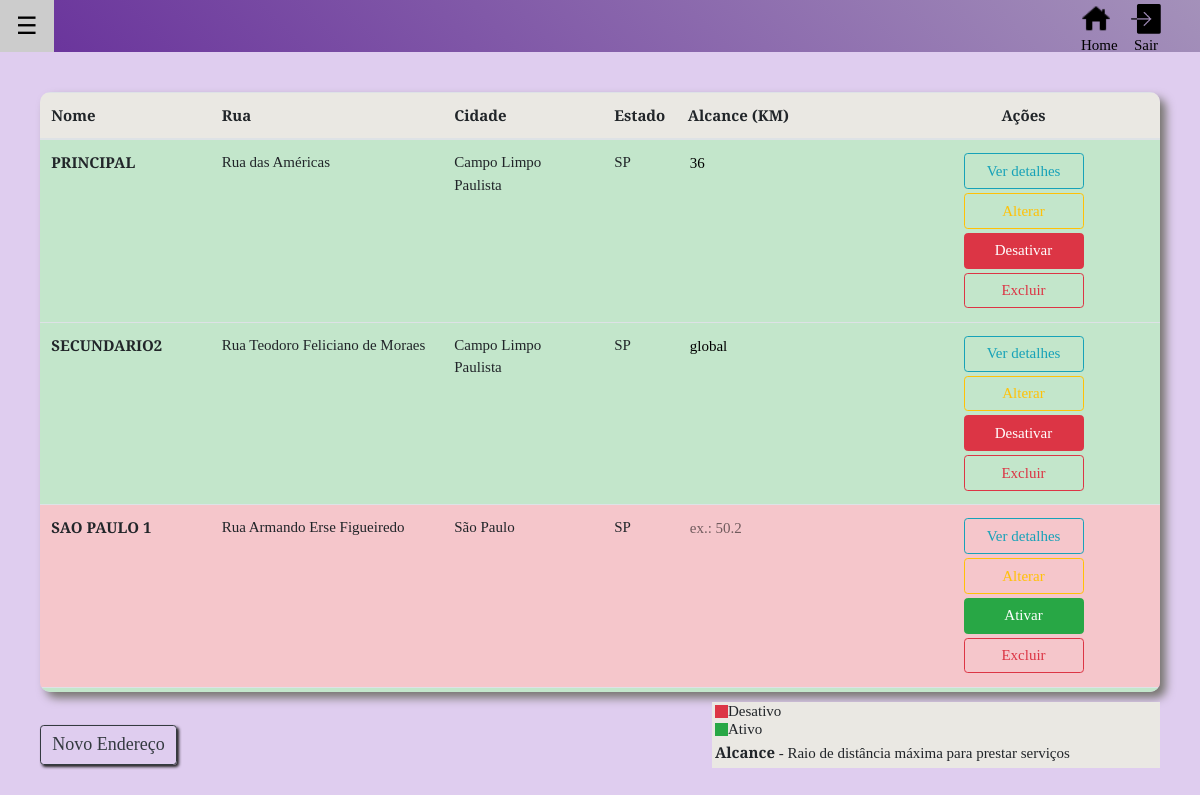
Before: /empresario (signed in) with the older database file.
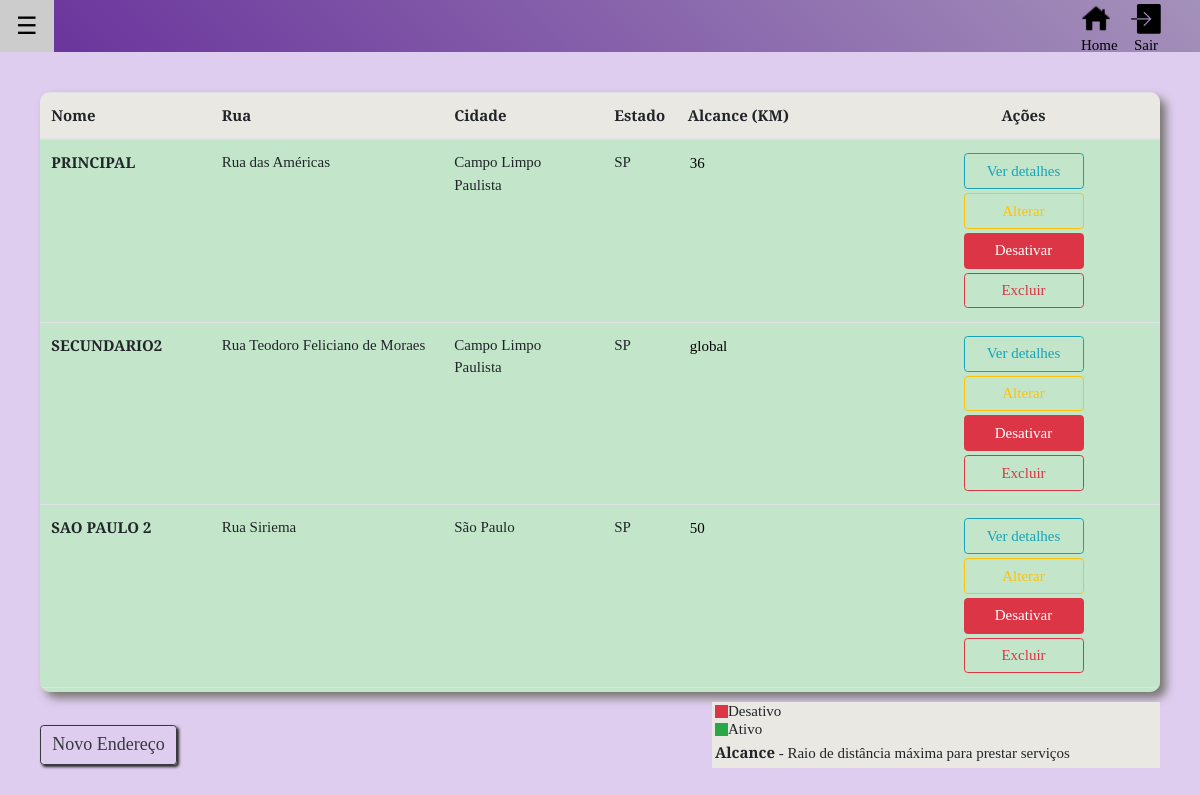
After: the same page with the newer database file.
### tables this page shows
CREATE TABLE `tbl_endereco` (
  `id_end` int(11) NOT NULL,
  `user_id` int(11) NOT NULL,
  `cep` varchar(50) NOT NULL,
  `rua` varchar(220) NOT NULL,
  `estado` varchar(20) NOT NULL,
  `cidade` varchar(220) NOT NULL,
  `numero` varchar(220) NOT NULL,
  `nome` varchar(220) NOT NULL,
  `active` varchar(20) DEFAULT NULL,
  `lat` varchar(50) DEFAULT NULL,
  `lon` varchar(50) DEFAULT NULL,
  `raio` varchar(20) NOT NULL
);

### core/Controller.php (called while the page is built)
<?php
	class Controller{
		public function loadView($nameView, $dadosView = array()){
				extract($dadosView);
			require "views/".$nameView.".php";
		}
	}
?>

### controllers/empresarioController.php (called while the page is built, shortened)
<?php
	class empresarioController extends Controller{
		public function index(){
			$nomePag = "empresario";
			$usuariosModel = new usuariosModel();
			$userDados = $usuariosModel->getDados($_SESSION['id']);
			$userDados = $userDados->fetch();
			$dados = array(
				'nome' => $userDados["nome"],
				'av_status' => $this->verificaAV()
			);
			$this->loadView($nomePag, $dados);
		}
		public function verificaAV(){
			$avsModel = new avsModel();
			$avs_dados = $avsModel->procuraAV($_SESSION['id']);
			if($avs_dados-> rowCount() > 0){
				return 'html/av_personalize.php';
			}else{
				return 'html/av_create.php';
			}
		}
	}
?>

### core/Core.php (called while the page is built, shortened)
<?php
	class Core{
		public function run(){
			$param = array();
			$url = "/";
			if(isset($_GET['url'])){
				$url .= $_GET['url'];
			}
			if($url != "/"){
				$url = explode("/", $url);
				array_shift($url);
				$avsModel = new avsModel();
				$pesquisa = $avsModel -> procuraUrlAv($url[0]);
				array_shift($url);
				if(isset($url[0]) && !empty($url[0])){
					$currentAction = $url[0];
					array_shift($url);
				}else{
					$currentAction = "index";
				}
				if($pesquisa->rowCount() > 0){
					$param = $dados['id_av'];
				}else{
					$param = $url;
				}
			}else{
				$currentController = "homeController";
				$currentAction = "index";
			}
			$c = new $currentController();
			call_user_func_array(array($c, $currentAction), array($param));
		}
	}
?>

### index.php (called while the page is built, shortened)
<?php
	$core = new Core();
	$core->run();
?>

### core/Model.php (called while the page is built, shortened)
<?php
	class Model{
		public function __construct(){
			global $pdo;
			$this->pdo = $pdo;
		}
	}
?>

### models/enderecosModel.php (called while the page is built, shortened)
<?php
    class enderecosModel extends Model{
        public function getEnderecos($id){
            $sql = "SELECT * FROM tbl_endereco WHERE user_id = '$id'";
            $sql = $this->pdo->query($sql);
            return $sql;
        }
    }
?>

### views/empresario.php (the view, shortened to what this page needs)
<!DOCTYPE html>
<html>
<head>
    <link rel="stylesheet" type="text/css" href="<?php echo BASE_URL; ?>assets/css/bootstrap.min.css">
    <link rel="stylesheet" type="text/css" href="<?php echo BASE_URL; ?>assets/css/bootstrap-grid.min.css">
    <link rel="stylesheet" type="text/css" href="<?php echo BASE_URL; ?>assets/css/bootstrap-reboot.min.css">
    <link rel="stylesheet" type="text/css" href="<?php echo BASE_URL; ?>assets/css/component.css">
    <link rel="stylesheet" type="text/css" href="<?php echo BASE_URL; ?>assets/css/normalize.css">
    <link rel="stylesheet" type="text/css" href="<?php echo BASE_URL; ?>assets/css/w3.css">
    <link rel="stylesheet" type="text/css" href="<?php echo BASE_URL; ?>assets/css/set2.css">
    <link rel="stylesheet" type="text/css" href="<?php echo BASE_URL; ?>assets/css/set1.css">
    <link rel="stylesheet" type="text/css" href="<?php echo BASE_URL; ?>assets/css/icons.css">
    <link rel="stylesheet" type="text/css" href="<?php echo BASE_URL; ?>assets/css/component1.css">
    <link rel="stylesheet" type="text/css" href="<?php echo BASE_URL; ?>assets/css/style2.css">
</head>
<body>
        <div class="container-fluid" style="padding: 0px">
<div id="main" style="overflow: auto;">
<div class="w3-black" style="width: 100%; background: linear-gradient(45deg, #68319b , #A491BA) ">
  <button id="openNav" style="outline-style: none; background-color: #68319b;" class="w3-button w3-xlarge sla">&#9776;</button>
  <a  href="<?php echo BASE_URL ?>login/deslogar" style="width: 30px; margin-top: 4px; float: right; margin-right: 39px;margin-left: 20px; text-align: center;text-decoration: none;color:black">
    <img src="<?php echo BASE_URL; ?>assets/images/entrar.png" style="width: 30px;"> Sair
  </a>
  <a href="<?php echo BASE_URL; ?>home" style="width: 30px;margin-top: 4px; float: right; text-align: center;text-decoration: none;color:black">
      <img src="<?php echo BASE_URL; ?>assets/images/casa.png"   style="width: 30px;">
      Home
  </a>
</div>
    <div class="tab-content conteudo ">
        <div id="enderecos" class="tab-pane in active">
            <div class="tabela-end" style="margin: 40px;">
                <div class=" end-tbl">
                <table class="table">
                    <thead>
                        <tr>
                        <th>Nome</th>
                        <th>Rua</th>
                        <th>Cidade</th>
                        <th>Estado</th>
                        <th>Alcance (KM)</th>
                        <th style="text-align: center;">Ações</th>
                        </tr>
                    </thead>
                    <tbody>
                    <?php
                        $enderecosModel = new enderecosModel();
                        $retorno = $enderecosModel->getEnderecos($_SESSION['id']);
                        $sql = $retorno -> fetchAll();
                        foreach ($sql as $result){
                            if ($result['active'] == 'nao') {
                                echo "<tr class='table-danger' >";
                            }else{
                                echo "<tr class='table-success' >";
                            }
                    ?>
                        <td> <strong><?php echo strtoupper($result['nome']); ?></strong></td>
                        <td><?php echo $result['rua']; ?></td>
                        <td><?php echo $result['cidade']; ?></td>
                        <td><?php echo $result['estado']; ?></td>
                        <td><input type="text" id="raio<?php echo $result['id_end'];?>" class="raio" name="raio_txt" placeholder="ex.: 50.2" value="<?php echo $result['raio']; ?>"></td>
                        <td style="text-align: center;">
                            <button type="button" class="btn-tbl btn btn-outline-info" data-toggle="modal" data-target="#my2Modal<?php echo $result['id_end']; ?>">
                            Ver detalhes</button>
                            <button class="btn-tbl btn btn-outline-warning btn_alt" value="modalAlt<?php echo $result['id_end'];?>">Alterar</button><br>
                            <?php if($result['active'] == 'nao'){ ?>
                                <button name="btn_on_off" id="id<?php echo $result['id_end'];?>" value="ativar" type="button" class="btn btn-success btn-tbl">Ativar</button>
                                <?php
                            }else{ ?>
                                <button name="btn_on_off" id="id<?php echo $result['id_end'];?>" value="desativar" type="button" class="btn btn-danger btn-tbl">Desativar</button>
                                <?php
                            } ?>
                            <?php if($retorno -> rowCount() > 1){ ?>
                            <button type="button" class="btn-tbl btn btn-outline-danger btn_del" value="id<?php echo $result['id_end'];?>">Excluir</button> <?php }else{ ?>
                            <button type="button" class="btn-tbl btn btn-outline-danger btn_del" disabled="disabled" title="É obrigatório no mínimo 1 endereço! " value="id<?php echo $result['id_end'];?>">Excluir</button> <?php } ?>
                            </td>
                      </tr>
                  <?php } ?>
                    </tbody>
                </table>
                </div>
                <div class="legenda">
                    <div class="quadradinho bg-danger" > Desativo</div>
                    <div class="quadradinho bg-success"> Ativo</div>
                    <strong>Alcance</strong> - Raio de distância máxima para prestar serviços
                </div>
                <br>
                <button type="button" class="btn btn-outline-dark " style="font-size: 18px; box-shadow: 2px 2px 3px #232323;" id="btn_novo_end">Novo Endereço</button>
            </div>
        </div>
    </div>
</div>
</div>
</body>
</html>

### assets/css/w3.css (style rules this page uses)
html { box-sizing:border-box }
*,*:before,*:after { box-sizing:inherit }
html { -ms-text-size-adjust:100%;-webkit-text-size-adjust:100% }
body { margin:0 }
a { background-color:transparent;-webkit-text-decoration-skip:objects }
img { border-style:none }
button,input,select,textarea { font:inherit;margin:0 }
button,input { overflow:visible }
button,select { text-transform:none }
button,html [type=button],[type=reset],[type=submit] { -webkit-appearance:button }
html,body { font-family:Verdana,sans-serif;font-size:15px;line-height:1.5 }
html { overflow-x:hidden }
img { vertical-align:middle }
a { color:inherit }
.w3-btn,.w3-button { border:none;display:inline-block;padding:8px 16px;vertical-align:middle;overflow:hidden;text-decoration:none;color:inherit;background-color:inherit;text-align:center;cursor:pointer;white-space:nowrap }
.w3-btn,.w3-button { -webkit-touch-callout:none;-webkit-user-select:none;-khtml-user-select:none;-moz-user-select:none;-ms-user-select:none;user-select:none }
.w3-main,#main { transition:margin-left .4s }
.w3-xlarge { font-size:24px!important }
.w3-black,.w3-hover-black:hover { color:#fff!important;background-color:#000!important }

### assets/css/component1.css (style rules this page uses)
*, *:after, *::before { -moz-box-sizing: border-box; box-sizing: border-box; }
html, body, .st-container, .st-pusher, .st-content { height: 100%; }

### assets/css/style2.css (style rules this page uses)
*, *:after, *::before { -webkit-box-sizing: border-box; -moz-box-sizing: border-box; box-sizing: border-box; }
body { background: #04a466; }

### views/empresario.php (style rules this page uses)
.legenda .quadradinho { width: 13px; height: 13px; display: flex; align-items: center; padding-left: 13px; margin-bottom:5px; }
.legenda { padding: 3px; width: 40%; float: right; background-color: #EAE8E3; }
.raio { margin: 0px; background-color: transparent; outline: none; border: none; }
.end-tbl { height: 600px; background-color: #EAE8E3; margin-bottom: 10px; overflow: auto; border-radius: 10px; box-shadow: 6px 6px 10px #777570; }
.btn-tbl { width: 120px; margin: 2px; }
body { background-color: #dfcdef; font-family: 'Bree Serif', serif; }

Changed rows visible on the page:
no longer on this page (row edited): tbl_endereco: nome "SAO PAULO 1", rua "Rua Armando Erse Figueiredo", cidade "São Paulo", estado "SP"
now on this page (row edited): tbl_endereco: nome "SAO PAULO 2", rua "Rua Siriema", cidade "São Paulo", estado "SP", raio_txt "50"
